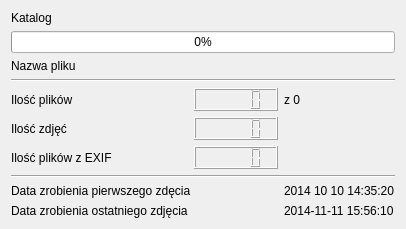
<?xml version="1.0" encoding="UTF-8"?>
<ui version="4.0">
 <class>AddDirWidget</class>
 <widget class="QWidget" name="AddDirWidget">
  <property name="geometry">
   <rect>
    <x>0</x>
    <y>0</y>
    <width>406</width>
    <height>217</height>
   </rect>
  </property>
  <property name="windowTitle">
   <string>Form</string>
  </property>
  <layout class="QGridLayout" name="gridLayout">
   <item row="5" column="0">
    <widget class="QLabel" name="eFileNumber">
     <property name="text">
      <string>Ilość plików</string>
     </property>
    </widget>
   </item>
   <item row="15" column="0">
    <widget class="QLabel" name="etEnd">
     <property name="text">
      <string>Data zrobienia ostatniego zdjęcia</string>
     </property>
    </widget>
   </item>
   <item row="7" column="1">
    <widget class="QLCDNumber" name="lcdExifNumber"/>
   </item>
   <item row="7" column="0">
    <widget class="QLabel" name="eExifNuber">
     <property name="text">
      <string>Ilość plików z EXIF</string>
     </property>
    </widget>
   </item>
   <item row="0" column="0" colspan="3">
    <widget class="QLabel" name="lDirname">
     <property name="text">
      <string>Katalog</string>
     </property>
    </widget>
   </item>
   <item row="5" column="1">
    <widget class="QLCDNumber" name="lcdFileNumber"/>
   </item>
   <item row="6" column="0">
    <widget class="QLabel" name="eFotoNumber">
     <property name="text">
      <string>Ilość zdjęć</string>
     </property>
    </widget>
   </item>
   <item row="13" column="2">
    <widget class="QLabel" name="lBegin">
     <property name="text">
      <string>2014 10 10 14:35:20</string>
     </property>
    </widget>
   </item>
   <item row="4" column="0" colspan="3">
    <widget class="Line" name="line">
     <property name="orientation">
      <enum>Qt::Horizontal</enum>
     </property>
    </widget>
   </item>
   <item row="12" column="0" colspan="3">
    <widget class="Line" name="line_2">
     <property name="orientation">
      <enum>Qt::Horizontal</enum>
     </property>
    </widget>
   </item>
   <item row="13" column="0" colspan="2">
    <widget class="QLabel" name="etBegin">
     <property name="text">
      <string>Data zrobienia pierwszego zdęcia</string>
     </property>
    </widget>
   </item>
   <item row="15" column="2">
    <widget class="QLabel" name="lEnd">
     <property name="text">
      <string>2014-11-11 15:56:10</string>
     </property>
    </widget>
   </item>
   <item row="6" column="1">
    <widget class="QLCDNumber" name="lcdFotoNumber"/>
   </item>
   <item row="1" column="0" colspan="3">
    <widget class="QProgressBar" name="progressBar">
     <property name="value">
      <number>0</number>
     </property>
    </widget>
   </item>
   <item row="2" column="0" colspan="3">
    <widget class="QLabel" name="lFileName">
     <property name="text">
      <string>Nazwa pliku</string>
     </property>
    </widget>
   </item>
   <item row="5" column="2">
    <widget class="QLabel" name="lAllFilesNumber">
     <property name="text">
      <string>z 0</string>
     </property>
     <property name="alignment">
      <set>Qt::AlignLeading|Qt::AlignLeft|Qt::AlignVCenter</set>
     </property>
    </widget>
   </item>
  </layout>
 </widget>
 <resources/>
 <connections/>
</ui>
